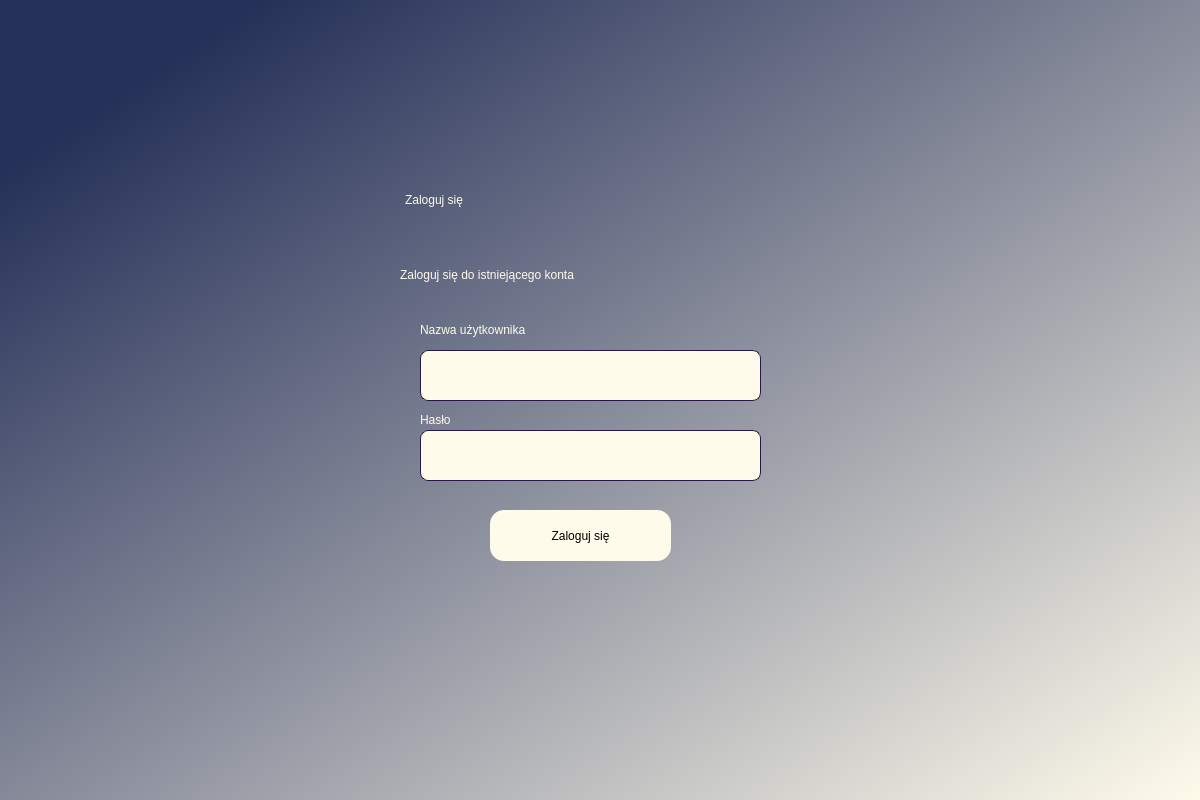
<?xml version="1.0" encoding="UTF-8"?>
<ui version="4.0">
 <class>Dialog</class>
 <widget class="QDialog" name="Dialog">
  <property name="geometry">
   <rect>
    <x>0</x>
    <y>0</y>
    <width>1200</width>
    <height>800</height>
   </rect>
  </property>
  <property name="windowTitle">
   <string>Zaloguj się</string>
  </property>
  <widget class="QWidget" name="bgLoginMenu" native="true">
   <property name="geometry">
    <rect>
     <x>0</x>
     <y>0</y>
     <width>1200</width>
     <height>800</height>
    </rect>
   </property>
   <property name="styleSheet">
    <string notr="true">QWidget#bgLoginMenu{
background-color:qlineargradient(spread:pad, x1:0, y1:0, x2:1, y2:1, stop:0.109453 rgba(38, 49, 89, 255), stop:1 rgba(255, 251, 235, 255))
}</string>
   </property>
   <widget class="QLabel" name="label">
    <property name="geometry">
     <rect>
      <x>405</x>
      <y>160</y>
      <width>390</width>
      <height>80</height>
     </rect>
    </property>
    <property name="styleSheet">
     <string notr="true">font: 36pt &quot;Cascadia Code&quot;;color:rgb(255, 251, 235)</string>
    </property>
    <property name="text">
     <string>Zaloguj się</string>
    </property>
   </widget>
   <widget class="QLabel" name="label_2">
    <property name="geometry">
     <rect>
      <x>400</x>
      <y>240</y>
      <width>400</width>
      <height>70</height>
     </rect>
    </property>
    <property name="styleSheet">
     <string notr="true">font: 12pt &quot;Cascadia Code&quot;;
color:rgb(255, 251, 235)</string>
    </property>
    <property name="text">
     <string>Zaloguj się do istniejącego konta</string>
    </property>
   </widget>
   <widget class="QPushButton" name="login">
    <property name="geometry">
     <rect>
      <x>490</x>
      <y>510</y>
      <width>181</width>
      <height>51</height>
     </rect>
    </property>
    <property name="styleSheet">
     <string notr="true">QPushButton
{
	border-radius: 14px;
	background-color: rgb(255, 251, 235);
	font: 14pt &quot;Cascadia Code&quot;;
}

QPushButton:hover
{
	color: rgb(255, 251, 235);
	background-color: rgb(37, 23, 73);

}</string>
    </property>
    <property name="text">
     <string>Zaloguj się</string>
    </property>
   </widget>
   <widget class="QLineEdit" name="LELoginInput">
    <property name="geometry">
     <rect>
      <x>420</x>
      <y>350</y>
      <width>341</width>
      <height>51</height>
     </rect>
    </property>
    <property name="styleSheet">
     <string notr="true">QLineEdit {
	border-radius: 8px;
	background-color: rgb(255, 251, 235);
	border: 1px solid rgb(37, 23, 73);
	font: 14pt &quot;Cascadia Code&quot;;
	color: rgb(37, 23, 73);
}

QLineEdit:hover {
	background-color: rgb(73, 85, 121);
	color: rgb(255, 251, 235);
}</string>
    </property>
   </widget>
   <widget class="QLabel" name="label_3">
    <property name="geometry">
     <rect>
      <x>420</x>
      <y>320</y>
      <width>231</width>
      <height>20</height>
     </rect>
    </property>
    <property name="styleSheet">
     <string notr="true">font: 8pt &quot;Cascadia Code&quot;;
color: rgb(255, 251, 235);</string>
    </property>
    <property name="text">
     <string>Nazwa użytkownika</string>
    </property>
   </widget>
   <widget class="QLineEdit" name="LEPasswordInput">
    <property name="geometry">
     <rect>
      <x>420</x>
      <y>430</y>
      <width>341</width>
      <height>51</height>
     </rect>
    </property>
    <property name="styleSheet">
     <string notr="true">QLineEdit {
	border-radius: 8px;
	background-color: rgb(255, 251, 235);
	border: 1px solid rgb(37, 23, 73);
	font: 14pt &quot;Cascadia Code&quot;;
	color: rgb(37, 23, 73);
}

QLineEdit:hover {
	background-color: rgb(73, 85, 121);
	color: rgb(255, 251, 235);
}</string>
    </property>
   </widget>
   <widget class="QLabel" name="label_4">
    <property name="geometry">
     <rect>
      <x>420</x>
      <y>410</y>
      <width>231</width>
      <height>20</height>
     </rect>
    </property>
    <property name="styleSheet">
     <string notr="true">font: 8pt &quot;Cascadia Code&quot;;
color: rgb(255, 251, 235);</string>
    </property>
    <property name="text">
     <string>Hasło</string>
    </property>
   </widget>
   <widget class="QLabel" name="error">
    <property name="geometry">
     <rect>
      <x>420</x>
      <y>485</y>
      <width>331</width>
      <height>20</height>
     </rect>
    </property>
    <property name="styleSheet">
     <string notr="true">font: 10pt &quot;Cascadia Code&quot;;
color: rgb(255, 0, 0);</string>
    </property>
    <property name="text">
     <string/>
    </property>
   </widget>
   <widget class="QLabel" name="success">
    <property name="geometry">
     <rect>
      <x>420</x>
      <y>485</y>
      <width>331</width>
      <height>20</height>
     </rect>
    </property>
    <property name="styleSheet">
     <string notr="true">font: 10pt &quot;Cascadia Code&quot;;
color: rgb(0, 165, 0);</string>
    </property>
    <property name="text">
     <string/>
    </property>
   </widget>
  </widget>
 </widget>
 <resources/>
 <connections/>
</ui>
